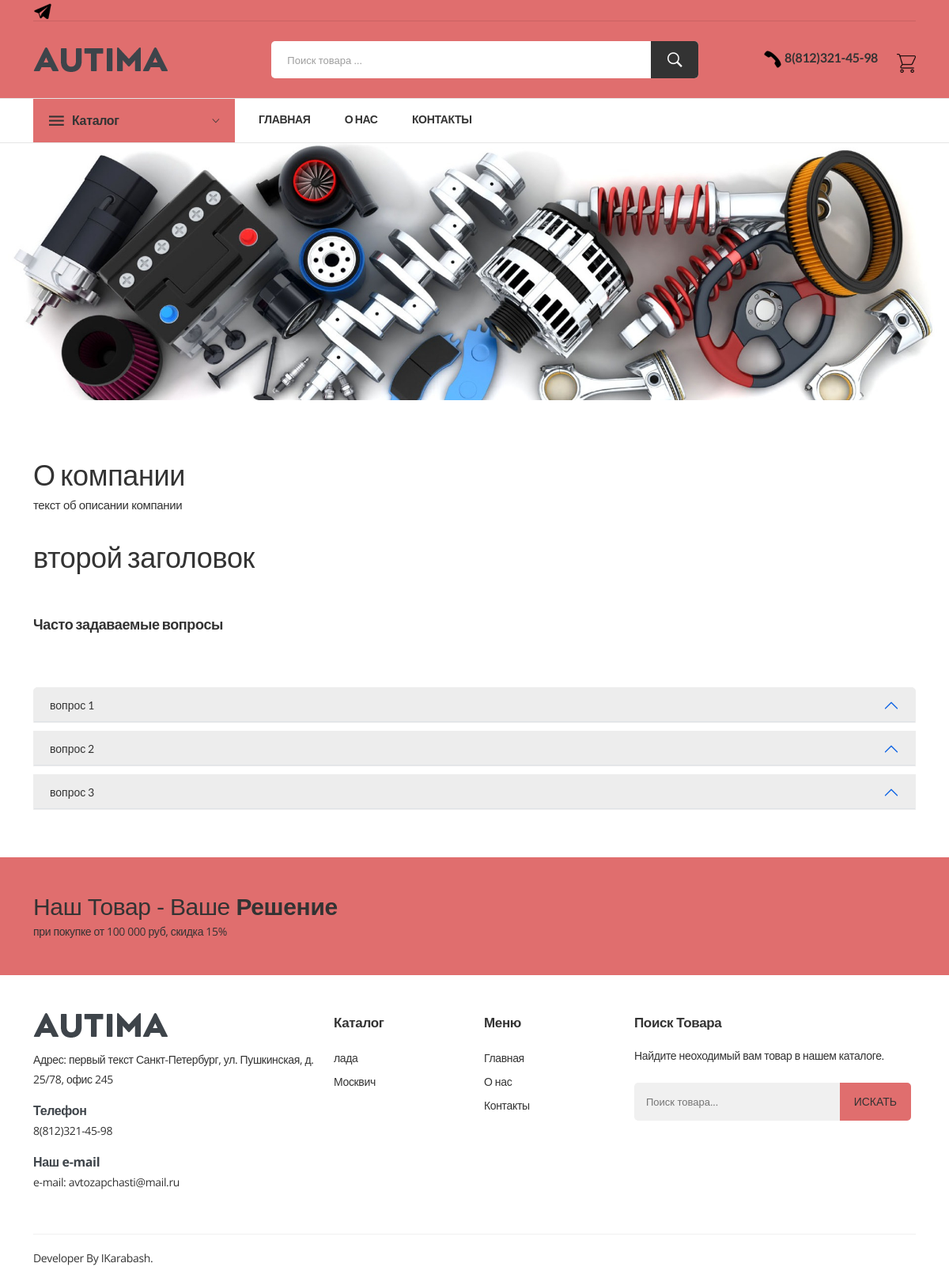
/onas/, run on the app's committed database.
### kompany/models.py (models this page shows, shortened)
class Network(models.Model):
    title_ikons = models.CharField(max_length=500, verbose_name='иконка соцсети')
    network_image = models.ImageField(upload_to='network_image', blank=True, verbose_name='картинка соцсети')
    url_network = models.TextField(blank=True, verbose_name='ссылка')
    class Meta:
        verbose_name = 'социальные сети'
        verbose_name_plural = 'социальные сети'

class Contact(models.Model):
    title_contact = models.CharField(max_length=200, verbose_name='контакт')
    body_contact = models.TextField(blank=True, default='', verbose_name='текст контакта')
    adress_one_contact = models.TextField(blank=True, default='', verbose_name='адрес')
    tel = models.CharField(max_length=200, verbose_name='телефон')
    web = models.TextField(blank=True, default='', verbose_name='email')
    network_ikons = models.ManyToManyField(Network, blank=True, default='', verbose_name='иконки соцсетей')
    class Meta:
        verbose_name = 'контакт'
        verbose_name_plural = 'контакты'

class Onas(models.Model):
    title_onas1 = models.CharField(max_length=500, verbose_name='заголовок')
    title_onas2 = models.CharField(blank=True, max_length=500, verbose_name='второй заголовок')
    body_onas = models.TextField(blank=True, default='', verbose_name='текст')
    image_uslugi = models.ImageField(upload_to='home', blank=True, verbose_name='главное фото')
    question = models.ManyToManyField(Question, verbose_name='вопрос')
    class Meta:
        verbose_name = 'О нас'
        verbose_name_plural = 'о нас'

class Question(models.Model):
    title_question = models.CharField(max_length=500, verbose_name='вопрос')
    body_question = models.TextField(blank=True, default='', verbose_name='ответ')
    class Meta:
        verbose_name = 'вопросы'
        verbose_name_plural = 'вопросы на странице о нас'

class Brend(models.Model):
    title = models.CharField(max_length=200, db_index=True, verbose_name="брент")
    image = models.ImageField(upload_to='brends', blank=True, verbose_name='картинка бренда на главной стр')
    pod_brend = models.ManyToManyField(Pod_Brend, verbose_name='под бренд')
    class Meta:
        verbose_name = 'Бренд'
        verbose_name_plural = 'Бренд'
    def get_absolute_url(self):
        return reverse('pod_brand',
                        args=[self.id])

### kompany/views.py (the view)
# urls.py: path('onas/', views.onas, name='onas'),
def onas(request):
    onas = Onas.objects.all()
    context = {
        'onas': onas,
        **get_constanta(),
        }
    return render(request, 'kompany/onas.html', context)

### cart/context_processors.py (called while the page is built)
def counter(request):
	item_count = 0
	if 'admin' in request.path:
		return {}
	else:
		try:
			cart = Cart.objects.filter(cart_id=_cart_id(request))
			cart_items = CartItem.objects.all().filter(cart=cart[:1])
			for cart_item in cart_items:
				item_count += cart_item.quantity
		except Cart.DoesNotExist:
			item_count = 0
	return dict(item_count=item_count)

### cart/views.py (called while the page is built)
def _cart_id(request):
    cart = request.session.session_key
    if not cart:
        cart = request.session.create()
    return cart

### kompany/utils.py (called while the page is built)
def get_constanta():
    contact = Contact.objects.all()
    brends = Brend.objects.all()
    upNetwork = Network.objects.all()
    return {
        'contact': contact,
        'brends': brends,
        'upNetwork': upNetwork,
        }

### kompany/templates/kompany/onas.html (shortened to what this page needs)
{% extends "index.html" %}
{% block content %}
{% for onas in onas %}
<section class="slider_section slider_two mb-50">
        {% if onas.image_uslugi %}
        <img src="{{ onas.image_uslugi.url }}">
        {% endif %}
</section>
<div class="privacy_policy_main_area">
    <div class="container">
        <div class="row">
            <h2>{{onas.title_onas1}}</h2>
            <div class="col-12">
                <div class="privacy_content section_1">
                    <p> </a>{{onas.body_onas}}
                </div>
            </div>
        </div>
    </div>
</div>
<div class="about_gallery_section">
    <div class="container">
        <div class="row">
            <h2>{{onas.title_onas2}}</h2>
        </div>
    </div>
</div>
<div class="faq_content_area mt-32">
    <div class="container">
        <div class="row">
            <div class="col-12">
                <div class="faq_content_wrapper">
                    <h4>Часто задаваемые вопросы</h4>
                </div>
            </div>
        </div>
    </div>
</div>
<div class="accordion_area">
    <div class="container">
        <div class="row">
        <div class="col-12">
            <div id="accordionExample" class="card__accordion accordion">
                {% for question in onas.question.all %}
                <div class="accordion-item">
                    <h2 class="accordion-header" id="heading{{ forloop.counter }}">
                        <button class="accordion-button" type="button" data-bs-toggle="collapse" data-bs-target="#collapse{{ forloop.counter }}" aria-expanded="false" aria-controls="collapse{{ forloop.counter }}">
                            {{ question.title_question }}
                        </button>
                    </h2>
                </div>
                {% endfor %}
            </div>
        </div>
    </div>
    </div>
</div>
{% endfor %}
{% endblock %}

### templates/include/header.html (shortened to what this page needs)
    <header class="header_area ">
        {% load humanize %}
        <div class="header_top">
            <div class="container">
                <div class="top_inner">
                    <div class="row align-items-center">
                        <div class="col-lg-6 col-md-6">
                            <div class="follow_us">
                                <ul class="follow_link">
                                    {% for network in upNetwork %}
                                    <li><a href="#"><img src="{{ network.network_image.url }}"> </a></li>
                                    {% endfor %}
                                </ul>
                            </div>
                        </div>
                    </div>
                </div>
            </div>
        </div>
        <div class="header_middle">
            <div class="container">
                <div class="row align-items-center">
                    <div class="col-lg-3 col-md-6">
                        <div class="logo">
                            <a href="{% url 'home_page' %}"><img src="/static/img/logo/logo.png" alt=""></a>
                        </div>
                    </div>
                    <div class="col-lg-9 col-md-6">
                        <div class="middel_right">
                            <div class="search-container">
                                 <form action="{% url 'search' %}" method="GET">
                                    <div class="search_box">
                                        <input placeholder="Поиск товара ..." type="text" name="q">
                                        <button type="submit"><i class="ion-ios-search-strong"></i></button>
                                    </div>
                                </form>
                            </div>
                            <div class="middel_right_info">
                                <div class="header_wishlist">
                                {% for contact in contact %}
                                            <h4><img src="/static/img/teltr.png" alt=""> {{contact.tel}}</h4>
                                            {% endfor %}
                                </div>
                                <div class="mini_cart_wrapper">
                                        {% if item_count > 0 %}
                                    <a href="{% url 'cart_detail' %}">
                                        <h4>
                                            <img src="/static/icons/cart_icon.png" alt="">
                                            <span class="cart_quantity">{{ item_count  }}</span>
                                        </h4>
                                    </a>
                                        {% else %}
                                        <a href="{% url 'cart_detail' %}">
                                            <img src="/static/icons/cart_icon.png" alt="">
                                        </a>
                                        {% endif %}
                                </div>
                            </div>
                        </div>
                    </div>
                </div>
            </div>
        </div>
        <div class="header_bottom bottom_two sticky-header">
            <div class="container">
                <div class="row align-items-center">
                    <div class="col-12">
                        <div class="header_bottom_container">
                            <div class="categories_menu">
                                <div class="categories_title">
                                    <h2 class="categori_toggle">Каталог</h2>
                                </div>
                            </div>
                            <div class="main_menu">
                                <nav>
                                    <ul>
                                        <li><a href="{% url 'home_page' %}">Главная</a>
                                        </li>
                                        <li><a href="{% url 'onas' %}">О Нас</a></li>
                                        <li><a href="{% url 'contact' %}"> контакты </a></li>
                                    </ul>
                                </nav>
                            </div>
                        </div>
                    </div>
                </div>
            </div>
        </div>
    </header>

### templates/include/footer.html (shortened to what this page needs)
    <section class="call_to_action">
        <div class="container">
            <div class="row">
                <div class="col-12">
                    <div class="call_action_inner">
                        <div class="call_text">
                            <h3>Наш товар - Ваше <span>Решение</span></h3>
                            <p>при покупке от 100 000 руб, скидка 15%</p>
                        </div>
                    </div>
                </div>
            </div>
        </div>
    </section>
<footer class="footer_widgets">
    <div class="container">
        <div class="footer_top">
            <div class="row">
                <div class="col-lg-4 col-md-6">
                    <div class="widgets_container contact_us">
                        {% for contact in contact %}
                        <div class="footer_logo">
                            <a href="#"><img src="assets/img/logo/logo.png" alt=""></a>
                        </div>
                        <div class="footer_contact">
                            <p> Адрес: {{ contact.body_contact|safe }} {{ contact.adress_one_contact }}</p>
                            <p><span>Телефон</span> {{ contact.tel }}</p>
                            <p><span>Наш e-mail</span>e-mail: <a href="tel:1-800-345-6789">{{ contact.web }}</a></p>
                        </div>
                        {% endfor %}
                    </div>
                </div>
                <div class="col-lg-2 col-md-6 col-sm-6">
                    <div class="widgets_container widget_menu">
                        <h3>Каталог</h3>
                        <div class="footer_menu">
                            <ul>
                                {% for brends in brends %}
                                    <li><a href="{{ brends.get_absolute_url }}">
                                        {{brends.title}}</a>
                                    </li>
                                {% endfor %}
                            </ul>
                        </div>
                    </div>
                </div>
                <div class="col-lg-2 col-md-6 col-sm-6">
                    <div class="widgets_container widget_menu">
                        <h3>Меню</h3>
                        <div class="footer_menu">
                            <ul>
                                <li><a href="{% url 'home_page' %}">Главная</a></li>
                                <li><a href="{% url 'onas' %}">О нас</a></li>
                                <li><a href="{% url 'contact' %}">Контакты</a></li>
                            </ul>
                        </div>
                    </div>
                </div>
                <div class="col-lg-4 col-md-6">
                    <div class="widgets_container">
                        <h3>Поиск товара</h3>
                        <p>Найдите неоходимый вам товар в нашем каталоге.</p>
                        <div class="subscribe_form">
                            <form action="{% url 'search' %}" method="GET" class="mc-form footer-newsletter">
                                <input id="mc-email" type="text" name="q" autocomplete="off" placeholder="Поиск товара..." />
                                <button id="mc-submit">Искать</button>
                            </form>
                        </div>
                    </div>
                </div>
            </div>
        </div>
        <div class="footer_bottom">
            <div class="row">
                <div class="col-lg-6 col-md-6">
                    <div class="copyright_area">
                        <p>Developer by  <a href="https://t.me/Flymeor">IKarabash</a>.</p>
                    </div>
                </div>
            </div>
        </div>
    </div>
</footer>

### data on the page
Network: network_image (picture)
Contact: tel "8(812)321-45-98", body_contact "первый текст", adress_one_contact "Санкт-Петербург, ул. Пушкинская, д. 25/78, офис 245", web "avtozapchasti@mail.ru"
Onas: image_uslugi (picture), title_onas1 "О компании", body_onas "текст об описании компании", title_onas2 "второй заголовок"
Question: title_question "вопрос 1"
Question: title_question "вопрос 2"
Question: title_question "вопрос 3"
Brend: title "лада"
Brend: title "Москвич"
